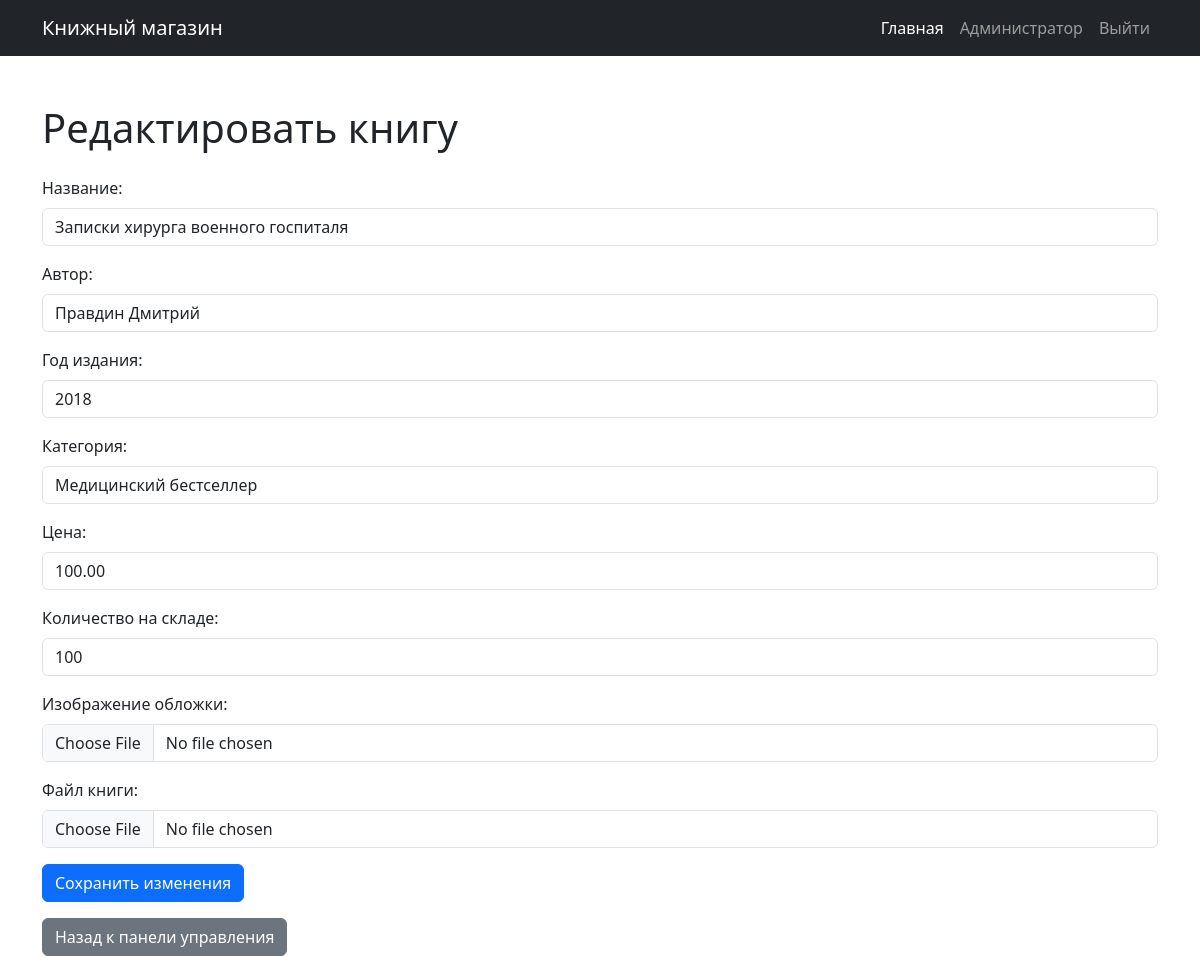
The app's page /php/edit_book.php?id=37 (signed in) with its own data.
### tables this page shows
CREATE TABLE `books` (
  `id` int NOT NULL AUTO_INCREMENT,
  `title` varchar(255) NOT NULL,
  `author` varchar(100) NOT NULL,
  `year` int NOT NULL,
  `category` varchar(255) NOT NULL,
  `price` decimal(10,2) DEFAULT NULL,
  `stock` int NOT NULL,
  `cover` varchar(255) DEFAULT NULL,
  `file_path` varchar(255) DEFAULT NULL,
  PRIMARY KEY (`id`)
);

### php/edit_book.php (the view, shortened to what this page needs)
<?php
include('db_connect.php');
$id = (int)$_GET['id'];
$sql = "SELECT * FROM books WHERE id = ?";
$stmt = $conn->prepare($sql);
$stmt->bind_param("i", $id);
$stmt->execute();
$result = $stmt->get_result();
$row = $result->fetch_assoc();
$title = $row['title'];
$author = $row['author'];
$year = $row['year'];
$category = $row['category'];
$price = $row['price'];
$stock = $row['stock'];
?>
<!DOCTYPE html>
<html lang="ru">
<head>
	<link href="https://cdn.jsdelivr.net/npm/bootstrap@5.3.3/dist/css/bootstrap.min.css" rel="stylesheet"
>
	<link rel="stylesheet" href="/css/styles.css">
</head>
<body>
<?php include('../components/navbar.php'); ?>
<div class="container mt-5">
	<h1 class="mb-4">Редактировать книгу</h1>
	<form action="edit_book.php?id=<?php echo $id; ?>" method="post" enctype="multipart/form-data">
		<div class="mb-3">
			<label for="title" class="form-label">Название:</label>
			<input type="text" class="form-control" id="title" name="title"
			       value="<?php echo htmlspecialchars($title); ?>" required>
		</div>
		<div class="mb-3">
			<label for="author" class="form-label">Автор:</label>
			<input type="text" class="form-control" id="author" name="author"
			       value="<?php echo htmlspecialchars($author); ?>" required>
		</div>
		<div class="mb-3">
			<label for="year" class="form-label">Год издания:</label>
			<input type="number" class="form-control" id="year" name="year"
			       value="<?php echo htmlspecialchars($year); ?>" required>
		</div>
		<div class="mb-3">
			<label for="category" class="form-label">Категория:</label>
			<input type="text" class="form-control" id="category" name="category"
			       value="<?php echo htmlspecialchars($category); ?>" required>
		</div>
		<div class="mb-3">
			<label for="price" class="form-label">Цена:</label>
			<input type="number" step="0.01" class="form-control" id="price" name="price"
			       value="<?php echo htmlspecialchars($price); ?>" required>
		</div>
		<div class="mb-3">
			<label for="stock" class="form-label">Количество на складе:</label>
			<input type="number" class="form-control" id="stock" name="stock"
			       value="<?php echo htmlspecialchars($stock); ?>" required>
		</div>
		<div class="mb-3">
			<label for="cover_image" class="form-label">Изображение обложки:</label>
			<input type="file" class="form-control" id="cover_image" name="cover_image">
		</div>
		<div class="mb-3">
			<label for="book_file" class="form-label">Файл книги:</label>
			<input type="file" class="form-control" id="book_file" name="book_file">
		</div>
		<button type="submit" class="btn btn-primary">Сохранить изменения</button>
	</form>
	<a href="admin_dashboard.php" class="btn btn-secondary mt-3">Назад к панели управления</a>
</div>
</body>
</html>

### records on screen
books: title "Записки хирурга военного госпиталя", author "Правдин Дмитрий", year "2018", category "Медицинский бестселлер", price "100.00", stock "100"
